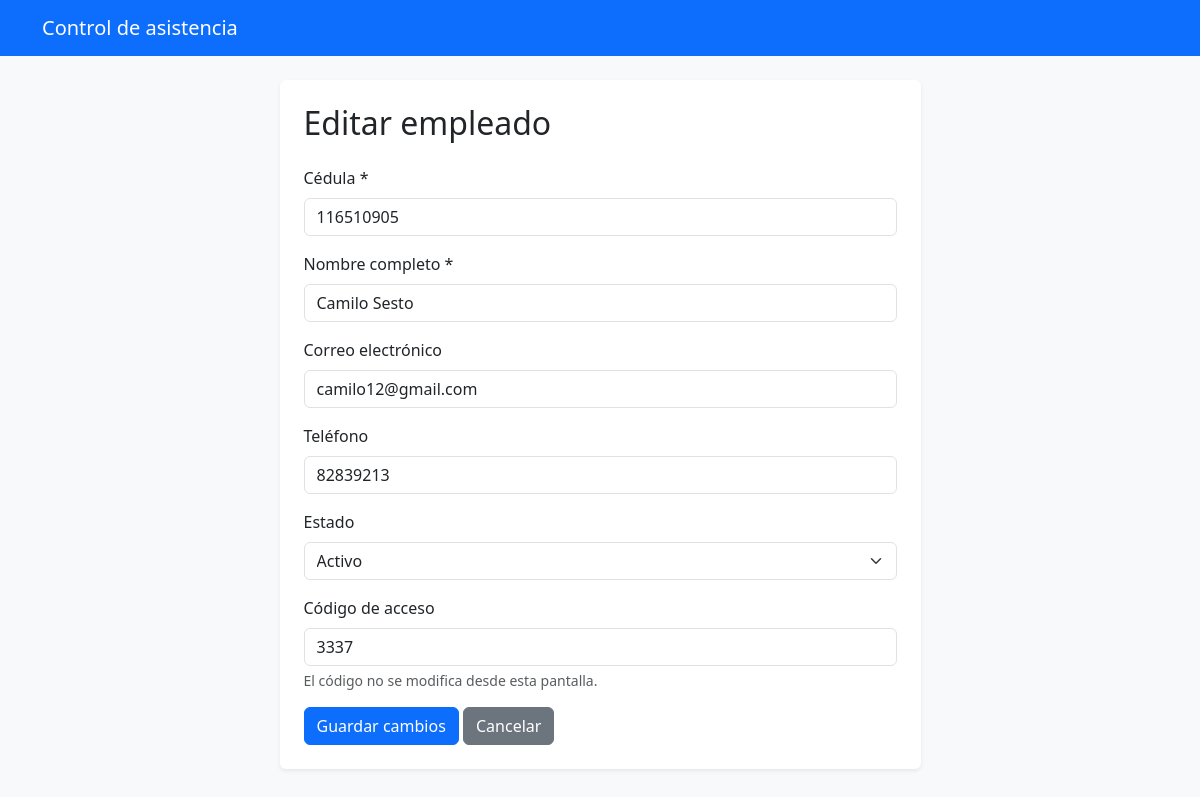
The app's page /admin/editar_empleado.php?id=6 (signed in) with its own data.
### tables this page shows
CREATE TABLE `empleados` (
  `id` int(11) NOT NULL,
  `cedula` varchar(30) NOT NULL,
  `nombre` varchar(150) NOT NULL,
  `correo` varchar(150) DEFAULT NULL,
  `telefono` varchar(30) DEFAULT NULL,
  `codigo_acceso` varchar(20) NOT NULL,
  `estado` enum('Activo','Inactivo') NOT NULL DEFAULT 'Activo',
  `fecha_registro` timestamp NOT NULL DEFAULT current_timestamp()
);

### admin/editar_empleado.php (the view, shortened to what this page needs)
<?php
require_once "../config/database.php";
$id = filter_input(INPUT_GET, "id", FILTER_VALIDATE_INT);
$stmt = $conexion->prepare(
    "SELECT * FROM empleados WHERE id = :id"
);
$stmt->execute([":id" => $id]);
$empleado = $stmt->fetch();
function escapar($valor) {
    return htmlspecialchars((string)($valor ?? ""), ENT_QUOTES, "UTF-8");
}
?>
<!DOCTYPE html>
<html lang="es">
<head>
    <link href="https://cdn.jsdelivr.net/npm/bootstrap@5.3.3/dist/css/bootstrap.min.css"
          rel="stylesheet">
</head>
<body class="bg-light">
<nav class="navbar navbar-dark bg-primary">
    <div class="container">
        <a href="index.php" class="navbar-brand">Control de asistencia</a>
    </div>
</nav>
<div class="container py-4">
    <div class="row justify-content-center">
        <div class="col-lg-7">
            <div class="card border-0 shadow-sm">
                <div class="card-body p-4">
                    <h2 class="mb-4">Editar empleado</h2>
                    <form method="POST">
                        <div class="mb-3">
                            <label class="form-label">Cédula *</label>
                            <input type="text" name="cedula"
                                   class="form-control" maxlength="30"
                                   required value="<?= escapar($empleado["cedula"]) ?>">
                        </div>
                        <div class="mb-3">
                            <label class="form-label">Nombre completo *</label>
                            <input type="text" name="nombre"
                                   class="form-control" maxlength="150"
                                   required value="<?= escapar($empleado["nombre"]) ?>">
                        </div>
                        <div class="mb-3">
                            <label class="form-label">Correo electrónico</label>
                            <input type="email" name="correo"
                                   class="form-control" maxlength="150"
                                   value="<?= escapar($empleado["correo"]) ?>">
                        </div>
                        <div class="mb-3">
                            <label class="form-label">Teléfono</label>
                            <input type="text" name="telefono"
                                   class="form-control" maxlength="30"
                                   value="<?= escapar($empleado["telefono"]) ?>">
                        </div>
                        <div class="mb-3">
                            <label class="form-label">Estado</label>
                            <select name="estado" class="form-select" required>
                                <option value="Activo"
                                    <?= $empleado["estado"] === "Activo" ? "selected" : "" ?>>
                                    Activo
                                </option>
                            </select>
                        </div>
                        <div class="mb-3">
                            <label class="form-label">Código de acceso</label>
                            <input type="text" class="form-control"
                                   value="<?= escapar($empleado["codigo_acceso"]) ?>"
                                   readonly>
                            <div class="form-text">
                                El código no se modifica desde esta pantalla.
                            </div>
                        </div>
                        <button type="submit" class="btn btn-primary">
                            Guardar cambios
                        </button>
                        <a href="empleados.php" class="btn btn-secondary">
                            Cancelar
                        </a>
                    </form>
                </div>
            </div>
        </div>
    </div>
</div>
</body>
</html>

### records on screen
empleados: cedula "116510905", nombre "Camilo Sesto", correo "camilo12@gmail.com", telefono "82839213", estado "Activo", codigo_acceso "3337"
